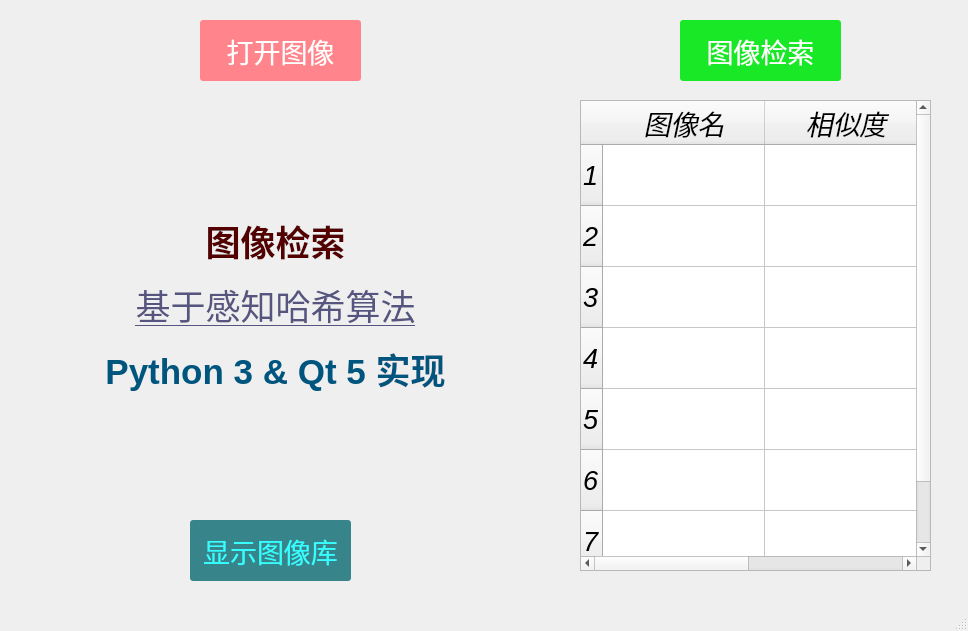
<?xml version="1.0" encoding="UTF-8"?>
<ui version="4.0">
 <class>MainWindow</class>
 <widget class="QMainWindow" name="MainWindow">
  <property name="geometry">
   <rect>
    <x>0</x>
    <y>0</y>
    <width>968</width>
    <height>631</height>
   </rect>
  </property>
  <property name="windowTitle">
   <string>图像检索</string>
  </property>
  <property name="dockNestingEnabled">
   <bool>false</bool>
  </property>
  <widget class="QWidget" name="centralwidget">
   <widget class="QPushButton" name="open_btn">
    <property name="geometry">
     <rect>
      <x>200</x>
      <y>20</y>
      <width>161</width>
      <height>61</height>
     </rect>
    </property>
    <property name="font">
     <font>
      <family>Arial</family>
      <pointsize>20</pointsize>
     </font>
    </property>
    <property name="autoFillBackground">
     <bool>false</bool>
    </property>
    <property name="styleSheet">
     <string notr="true">QPushButton { background-color: rgb(255, 132, 139); border-radius: 3px; color: rgb(255, 255, 255); } QPushButton:hover { background-color: rgb(245, 69, 234); }</string>
    </property>
    <property name="text">
     <string>打开图像</string>
    </property>
    <property name="autoDefault">
     <bool>false</bool>
    </property>
   </widget>
   <widget class="QPushButton" name="index_btn">
    <property name="geometry">
     <rect>
      <x>680</x>
      <y>20</y>
      <width>161</width>
      <height>61</height>
     </rect>
    </property>
    <property name="font">
     <font>
      <family>Arial</family>
      <pointsize>20</pointsize>
     </font>
    </property>
    <property name="styleSheet">
     <string notr="true">QPushButton { background-color: rgb(25, 232, 39); border-radius: 3px; color: rgb(255, 255, 255); } QPushButton:hover { background-color: rgb(45, 199, 234); }</string>
    </property>
    <property name="text">
     <string>图像检索</string>
    </property>
   </widget>
   <widget class="QTableWidget" name="tableWidget">
    <property name="geometry">
     <rect>
      <x>580</x>
      <y>100</y>
      <width>351</width>
      <height>471</height>
     </rect>
    </property>
    <property name="font">
     <font>
      <family>Arial</family>
      <pointsize>20</pointsize>
      <weight>50</weight>
      <italic>true</italic>
      <bold>false</bold>
     </font>
    </property>
    <property name="textElideMode">
     <enum>Qt::ElideMiddle</enum>
    </property>
    <property name="rowCount">
     <number>7</number>
    </property>
    <property name="columnCount">
     <number>2</number>
    </property>
    <attribute name="horizontalHeaderDefaultSectionSize">
     <number>162</number>
    </attribute>
    <attribute name="horizontalHeaderMinimumSectionSize">
     <number>40</number>
    </attribute>
    <attribute name="verticalHeaderDefaultSectionSize">
     <number>61</number>
    </attribute>
    <row/>
    <row/>
    <row/>
    <row/>
    <row/>
    <row/>
    <row/>
    <column>
     <property name="text">
      <string>图像名</string>
     </property>
    </column>
    <column>
     <property name="text">
      <string>相似度</string>
     </property>
    </column>
   </widget>
   <widget class="QLabel" name="label">
    <property name="geometry">
     <rect>
      <x>10</x>
      <y>100</y>
      <width>531</width>
      <height>411</height>
     </rect>
    </property>
    <property name="acceptDrops">
     <bool>false</bool>
    </property>
    <property name="text">
     <string>&lt;html&gt;&lt;head/&gt;&lt;body&gt;&lt;p align=&quot;center&quot;&gt;&lt;span style=&quot; font-size:26pt; font-weight:600; color:#550000;&quot;&gt;图像检索&lt;/span&gt;&lt;/p&gt;&lt;p align=&quot;center&quot;&gt;&lt;a href=&quot;http://www.ruanyifeng.com/blog/2011/07/principle_of_similar_image_search.html&quot;&gt;&lt;span style=&quot; font-size:26pt; text-decoration: underline; color:#55557f;&quot;&gt;基于感知哈希算法&lt;/span&gt;&lt;/a&gt;&lt;/p&gt;&lt;p align=&quot;center&quot;&gt;&lt;span style=&quot; font-size:26pt; font-weight:600; color:#00557f;&quot;&gt;Python 3 &amp;amp; Qt 5 实现&lt;/span&gt;&lt;/p&gt;&lt;/body&gt;&lt;/html&gt;</string>
    </property>
    <property name="textFormat">
     <enum>Qt::RichText</enum>
    </property>
    <property name="alignment">
     <set>Qt::AlignCenter</set>
    </property>
    <property name="wordWrap">
     <bool>false</bool>
    </property>
    <property name="openExternalLinks">
     <bool>true</bool>
    </property>
    <property name="textInteractionFlags">
     <set>Qt::TextBrowserInteraction</set>
    </property>
   </widget>
   <widget class="QPushButton" name="display_btn">
    <property name="geometry">
     <rect>
      <x>190</x>
      <y>520</y>
      <width>161</width>
      <height>61</height>
     </rect>
    </property>
    <property name="font">
     <font>
      <family>Arial</family>
      <pointsize>20</pointsize>
     </font>
    </property>
    <property name="autoFillBackground">
     <bool>false</bool>
    </property>
    <property name="styleSheet">
     <string notr="true">QPushButton { background-color: rgb(55, 132, 139); border-radius: 3px; color: rgb(55, 255, 255); } QPushButton:hover { background-color: rgb(45, 69, 34); }</string>
    </property>
    <property name="text">
     <string>显示图像库</string>
    </property>
    <property name="autoDefault">
     <bool>false</bool>
    </property>
   </widget>
  </widget>
  <widget class="QMenuBar" name="menubar">
   <property name="geometry">
    <rect>
     <x>0</x>
     <y>0</y>
     <width>968</width>
     <height>23</height>
    </rect>
   </property>
  </widget>
  <widget class="QStatusBar" name="statusbar"/>
  <action name="action">
   <property name="text">
    <string>打开文件</string>
   </property>
  </action>
 </widget>
 <resources/>
 <connections/>
</ui>
